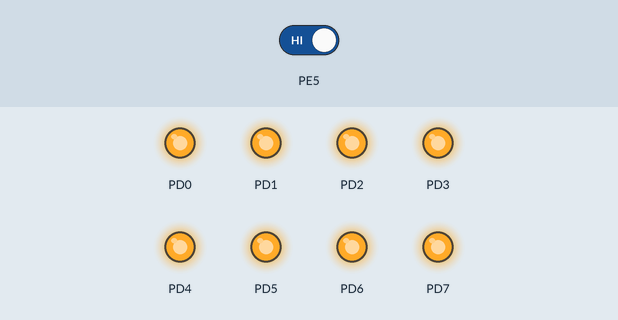
Simulated run of this program. Board: ATmega128, built with avr-gcc and emulated at 16 MHz. Parts: output pins drawn as LEDs (lit = HIGH). Dashed ring = blinking. The inputs (shaded band) are chosen by the test bench; at power-on: PE5 HIGH.

Above: at 14.3 s.
14.7 s: PE5 driven LOW
At 15.5 s:
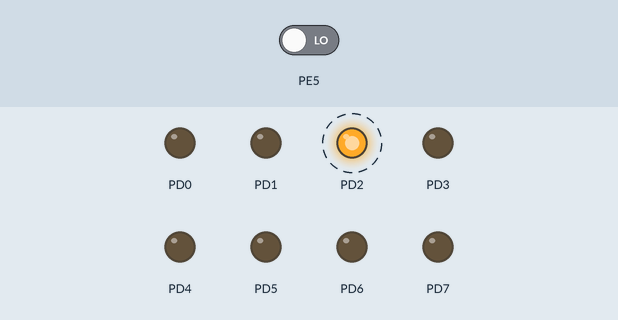
18.2 s: PE5 driven HIGH
At 18.5 s:
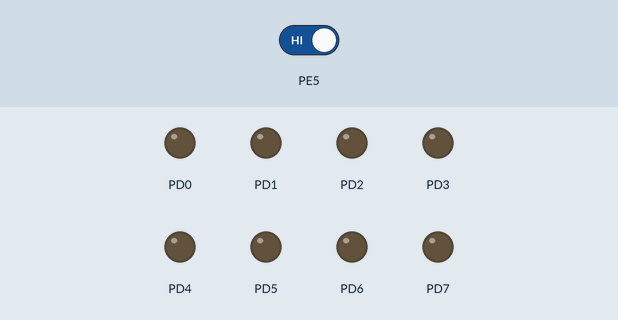
Timing chart, 0 to 45.3 s (numbered marks = the images above; inputs shaded):
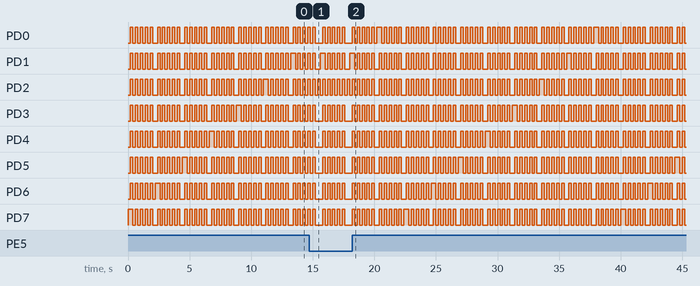

The program:

main.c
```c
#define F_CPU 16000000UL
#include <avr/io.h>
#include <util/delay.h>

int main(void)
{

	DDRD = 0xff;
	//DDRE &= ~(1<<DDRE5); // DDRE = 0b1110 1111;
	DDRE = 0x00; // PORTE 전체를 입력으로 설정


	uint8_t ledData = 0x01;
	uint8_t buttonData; // 버튼 입력을 받을 변수 설정
	int flag = 0; // Atmega128 에서는 int가 2byte임
	PORTD = 0x00; // LED가 꺼진 상태로 출발

    while (1)
    {
		buttonData = PINE;

		if((buttonData & (1<<5)) == 0){ // 풀업이기 때문에 누르면 0
			ledData = (ledData >> 7) | (ledData << 1); // 전체가 다같이 움직이는게 아니라 하나만 움직이게 하기위해
			PORTD = ledData;
			_delay_ms(200);
		}

		if ((buttonData & (1<<6)) == 0) {
			ledData = (ledData >> 1) | (ledData << 7);
			PORTD = ledData;
			_delay_ms(200);
		}

		if (flag == 0) {
			// 버튼을 누르면 flag는 1
			if((buttonData & (1<<7)) == 0) {
				flag = 1;
			} else {
				// 버튼을 안 누르면 flag는 0
				flag = 0;
			}

			if (flag == 1) {
				for (uint8_t i = 0 ; i < 5; i++) {
					PORTD = 0xff;
					_delay_ms(200);
					PORTD = 0x00;
					_delay_ms(200);
				}
				flag = 0;
			}
		}

    }

}
```

Measured:
- by itself, PD0–7: moves between LOW and HIGH, repeating every 5.2 s
